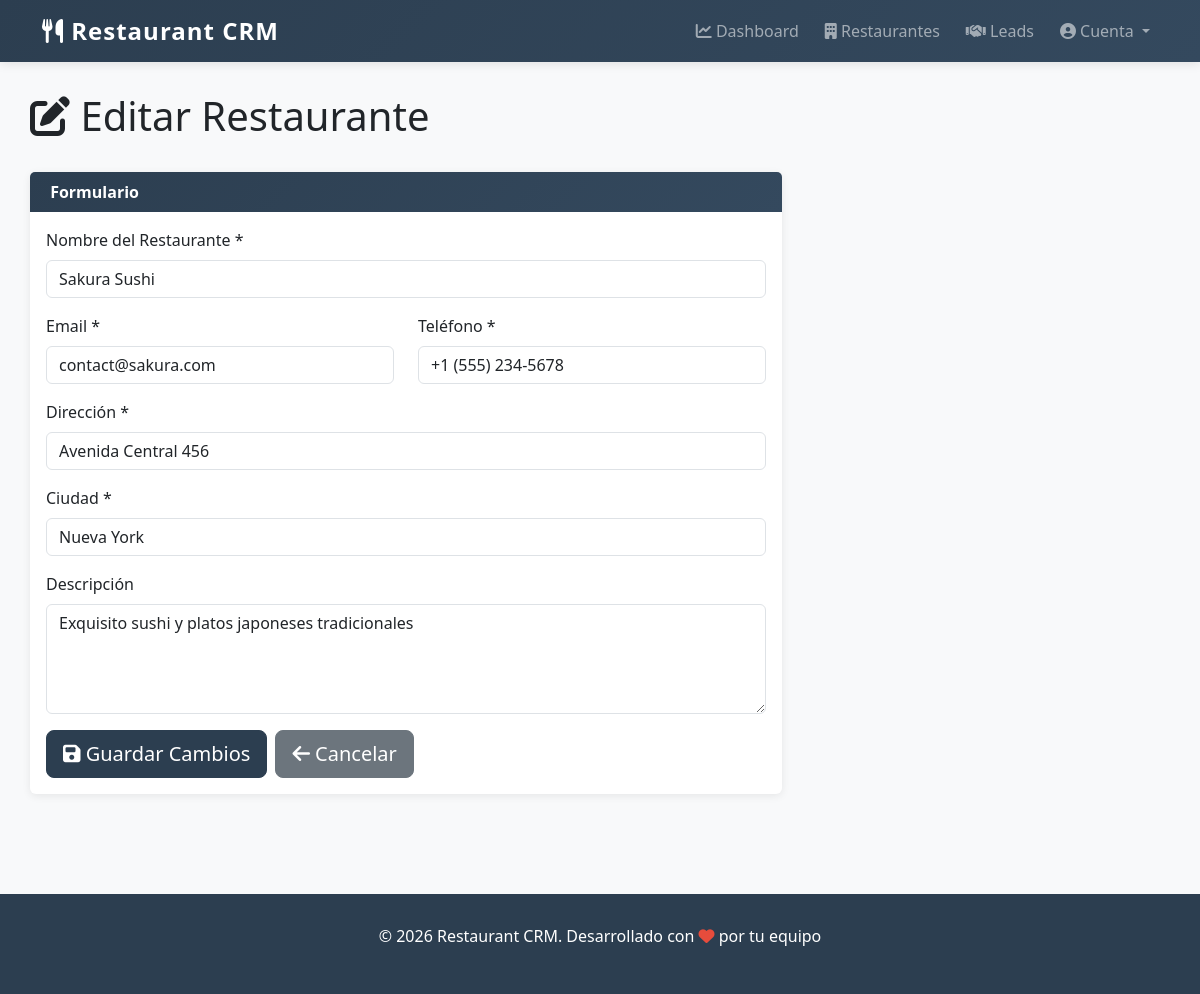
Screenshot of /restaurants/edit/2 with the database file from the repository.
### tables this page shows
CREATE TABLE IF NOT EXISTS restaurants (
    id INT AUTO_INCREMENT PRIMARY KEY,
    name VARCHAR(100) NOT NULL,
    email VARCHAR(100) NOT NULL,
    phone VARCHAR(20) NOT NULL,
    address VARCHAR(200) NOT NULL,
    city VARCHAR(50) NOT NULL,
    description TEXT,
    created_at TIMESTAMP DEFAULT CURRENT_TIMESTAMP,
    updated_at TIMESTAMP DEFAULT CURRENT_TIMESTAMP ON UPDATE CURRENT_TIMESTAMP,
    KEY idx_name (name),
    KEY idx_email (email),
    KEY idx_city (city),
    KEY idx_created_at (created_at)
);

### app/Core/View.php (called while the page is built, shortened)
<?php
class View
{
    private string $viewPath;
    public function __construct()
    {
        $this->viewPath = VIEW_PATH;
    }
    public function render(string $view, array $data = []): void
    {
        $viewFile = $this->viewPath . '/' . str_replace('.', '/', $view) . '.php';
        extract($data);
        require $viewFile;
    }
    public static function url(string $path = ''): string
    {
        $path = '/' . ltrim($path, '/');
        $path = preg_replace('#/+#', '/', $path);
        return $path;
    }
}
?>

### app/Core/Controller.php (called while the page is built, shortened)
<?php
class Controller
{
    protected View $view;
    public function __construct()
    {
        $this->view = new View();
    }
    protected function render(string $view, array $data = []): void
    {
        $this->view->render($view, $data);
    }
}
?>

### app/Controllers/RestaurantController.php (called while the page is built, shortened)
<?php
class RestaurantController extends Controller
{
    public function edit(): void
    {
        $id = Router::getParam(0);
        $restaurant = Restaurant::findById((int)$id);
        $this->render('restaurants.edit', [
            'restaurant' => $restaurant,
            'csrf_token' => Csrf::getToken()
        ]);
    }
}
?>

### app/Core/Router.php (called while the page is built, shortened)
<?php
class Router
{
    private array $routes = [];
    public function get(string $path, string $action): void
    {
        $this->routes['GET'][$path] = $action;
    }
    public function post(string $path, string $action): void
    {
        $this->routes['POST'][$path] = $action;
    }
    public function handle(string $url): void
    {
        $url = parse_url($url, PHP_URL_PATH) ?? $url;
        $url = preg_replace('#/+#', '/', $url);
        $url = trim($url, '/');
        if ($url === '') {
            $url = '/';
        } else {
            $url = '/' . $url;
        }
        $method = $_SERVER['REQUEST_METHOD'];
        $action = $this->matchRoute($url, $method);
        $this->executeAction($action);
    }
    private function matchRoute(string $url, string $method): ?string
    {
        $routes = $this->routes[$method] ?? [];
        foreach ($routes as $path => $action) {
            $pattern = $this->pathToRegex($path);
            if (preg_match($pattern, $url, $matches)) {
                return $action;
            }
        }
        return null;
    }
    private function pathToRegex(string $path): string
    {
        $path = preg_quote($path, '#');
        $path = str_replace('\\:', ':', $path);
        $path = preg_replace('/:[a-zA-Z_]\w*/', '([a-zA-Z0-9_-]+)', $path);
        return '#^' . $path . '(?:\?|$)#';
    }
    private function executeAction(string $action): void
    {
        list($controller, $method) = explode('@', $action);
        $instance = new $controllerClass();
        call_user_func_array([$instance, $method], []);
    }
    public static function getParams(): array
    {
        return $GLOBALS['route_params'] ?? [];
    }
    public static function getParam(int $index): ?string
    {
        $params = self::getParams();
        return $params[$index] ?? null;
    }
}
?>

### public/index.php (called while the page is built, shortened)
<?php
spl_autoload_register(function ($class) {
    $parts = explode('\\', $class);
    $file = ROOT_PATH . '/' . str_replace('\\', '/', $parts[0]) . '/' .
            implode('/', array_slice($parts, 1)) . '.php';
});
require_once CORE_PATH . '/DB.php';
require_once CORE_PATH . '/Router.php';
require_once CORE_PATH . '/Controller.php';
require_once CORE_PATH . '/View.php';
$router = new App\Core\Router();
$requestUri = $_SERVER['REQUEST_URI'] ?? '/';
$requestUri = preg_replace('#/+#', '/', $requestUri);
$url = parse_url($requestUri, PHP_URL_PATH) ?? '/';
$url = '/' . trim($url, '/');
$router->handle($url);
?>

### app/Core/DB.php (called while the page is built, shortened)
<?php
class DB
{
    private static ?PDO $connection = null;
    private static array $config = [];
    public static function getConnection(): PDO
    {
        return self::$connection;
    }
    private static function connect(): void
    {
        try {
            $host = self::$config['DB_HOST'] ?? 'localhost';
            $db = self::$config['DB_NAME'] ?? 'restaurant_crm';
            $user = self::$config['DB_USER'] ?? 'root';
            $pass = self::$config['DB_PASS'] ?? '';
            $charset = 'utf8mb4';
            $dsn = "mysql:host=$host;dbname=$db;charset=$charset";
            self::$connection = new PDO($dsn, $user, $pass, [
                PDO::ATTR_ERRMODE => PDO::ERRMODE_EXCEPTION,
                PDO::ATTR_DEFAULT_FETCH_MODE => PDO::FETCH_ASSOC,
                PDO::ATTR_PERSISTENT => false,
            ]);
        } catch (PDOException $e) {
            die('Error de conexión a base de datos: ' . $e->getMessage());
        }
    }
    public static function query(string $sql, array $params = []): \PDOStatement
    {
        $connection = self::getConnection();
        $stmt = $connection->prepare($sql);
        $stmt->execute($params);
        return $stmt;
    }
    public static function fetchOne(string $sql, array $params = []): ?array
    {
        $stmt = self::query($sql, $params);
        $result = $stmt->fetch();
        return $result ?: null;
    }
}
?>

### app/Models/Restaurant.php (called while the page is built, shortened)
<?php
class Restaurant
{
    private static string $table = 'restaurants';
    public static function findById(int $id): ?array
    {
        return DB::fetchOne("SELECT * FROM " . self::$table . " WHERE id = ?", [$id]);
    }
}
?>

### app/Views/restaurants/edit.php (the view, shortened to what this page needs)
<div class="row mb-4">
    <div class="col-md-12">
        <h1>
            <i class="fas fa-edit"></i> Editar Restaurante
        </h1>
    </div>
</div>
<div class="row">
    <div class="col-md-8">
        <div class="card">
            <div class="card-header">
                <i class="fas fa-form"></i> Formulario
            </div>
            <div class="card-body">
                <form id="editRestaurantForm">
                    <div class="mb-3">
                        <label for="name" class="form-label">Nombre del Restaurante *</label>
                        <input
                            type="text"
                            class="form-control <?= isset($errors['name']) ? 'is-invalid' : '' ?>"
                            id="name"
                            name="name"
                            placeholder="Ej: La Bella Italia"
                            value="<?= $_POST['name'] ?? $restaurant['name'] ?>"
                            required
                        >
                    </div>
                    <div class="row">
                        <div class="col-md-6">
                            <div class="mb-3">
                                <label for="email" class="form-label">Email *</label>
                                <input
                                    type="email"
                                    class="form-control <?= isset($errors['email']) ? 'is-invalid' : '' ?>"
                                    id="email"
                                    name="email"
                                    placeholder="contacto@restaurante.com"
                                    value="<?= $_POST['email'] ?? $restaurant['email'] ?>"
                                    required
                                >
                            </div>
                        </div>
                        <div class="col-md-6">
                            <div class="mb-3">
                                <label for="phone" class="form-label">Teléfono *</label>
                                <input
                                    type="tel"
                                    class="form-control <?= isset($errors['phone']) ? 'is-invalid' : '' ?>"
                                    id="phone"
                                    name="phone"
                                    placeholder="+1 (555) 123-4567"
                                    value="<?= $_POST['phone'] ?? $restaurant['phone'] ?>"
                                    required
                                >
                            </div>
                        </div>
                    </div>
                    <div class="mb-3">
                        <label for="address" class="form-label">Dirección *</label>
                        <input
                            type="text"
                            class="form-control <?= isset($errors['address']) ? 'is-invalid' : '' ?>"
                            id="address"
                            name="address"
                            placeholder="Calle Principal 123, Apto 456"
                            value="<?= $_POST['address'] ?? $restaurant['address'] ?>"
                            required
                        >
                    </div>
                    <div class="mb-3">
                        <label for="city" class="form-label">Ciudad *</label>
                        <input
                            type="text"
                            class="form-control <?= isset($errors['city']) ? 'is-invalid' : '' ?>"
                            id="city"
                            name="city"
                            placeholder="Ciudad"
                            value="<?= $_POST['city'] ?? $restaurant['city'] ?>"
                            required
                        >
                    </div>
                    <div class="mb-3">
                        <label for="description" class="form-label">Descripción</label>
                        <textarea
                            class="form-control"
                            id="description"
                            name="description"
                            rows="4"
                            placeholder="Describe el restaurante..."
                        ><?= $_POST['description'] ?? $restaurant['description'] ?></textarea>
                    </div>
                    <div class="d-flex gap-2">
                        <button type="button" class="btn btn-primary btn-lg" onclick="submitEditRestaurant()">
                            <i class="fas fa-save"></i> Guardar Cambios
                        </button>
                        <a href="<?= \App\Core\View::url('/restaurants') ?>" class="btn btn-secondary btn-lg">
                            <i class="fas fa-arrow-left"></i> Cancelar
                        </a>
                    </div>
                </form>
            </div>
        </div>
    </div>
</div>
            </div>

### app/Views/layouts/main.php (style rules this page uses)
:root { --primary-color: #2c3e50; --secondary-color: #e74c3c; }
body { background-color: #f8f9fa; font-family: 'Segoe UI', Tahoma, Geneva, Verdana, sans-serif; }
.card { border: none; box-shadow: 0 2px 8px rgba(0,0,0,0.08); margin-bottom: 20px; transition: all 0.3s ease; }
.card-header { background: linear-gradient(135deg, var(--primary-color) 0%, #34495e 100%); color: white; font-weight: bold; border: none; }
.btn-primary { background-color: var(--primary-color); border-color: var(--primary-color); }

### rows the page displays
restaurants: name "Sakura Sushi", email "contact@sakura.com", phone "+1 (555) 234-5678", address "Avenida Central 456", city "Nueva York", description "Exquisito sushi y platos japoneses tradicionales"
